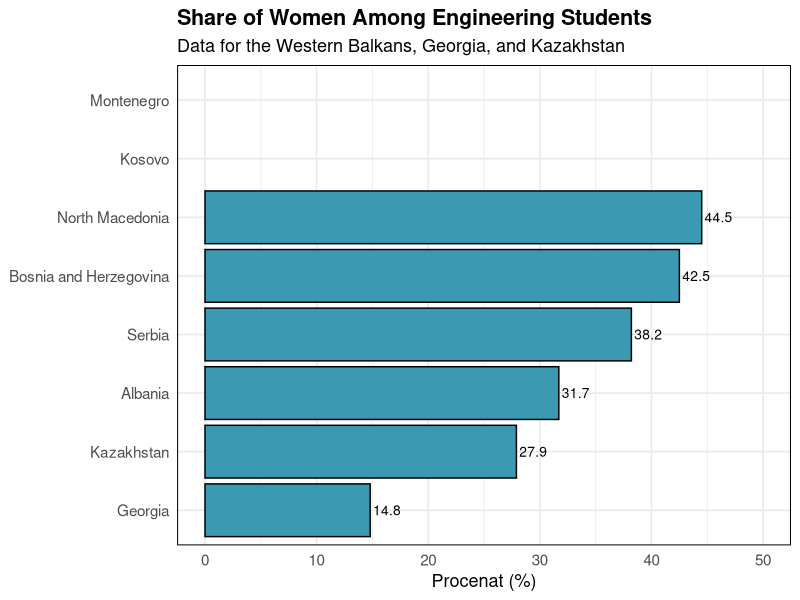
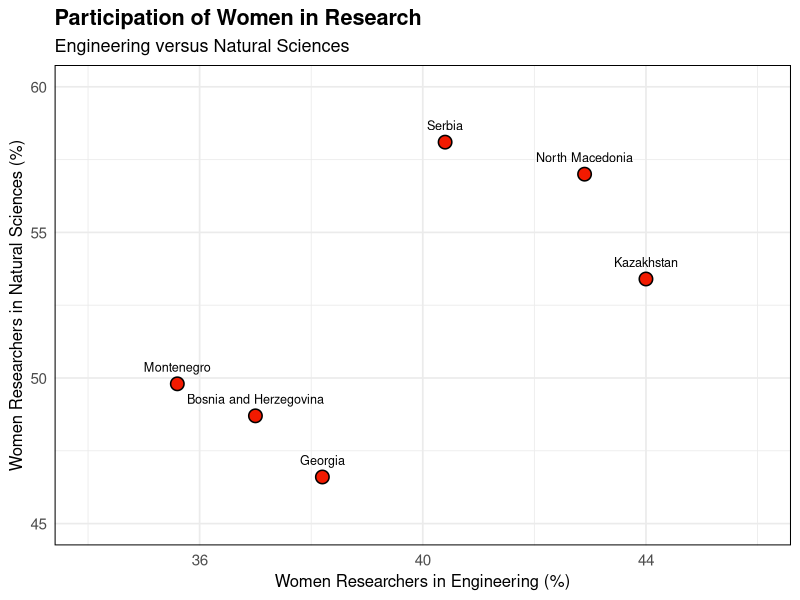

Write the R code that produced these figures, in order.
## ---- chunk 1
knitr::opts_chunk$set(
  echo = TRUE,
  warning = FALSE,
  message = FALSE
)

library(tidyverse)
library(readr)
library(knitr)
## ---- chunk 2
data <- read_csv("data/women_in_stem_westbalkan_ge_kz.csv")
kable(data, caption = "The share of women in STEM education and research")
## ---- chunk 3
ggplot(data, aes(x = reorder(Country, `Engineering_Students_Women(%)`),
                 y = `Engineering_Students_Women(%)`)) +
  geom_col(fill = "#3B9AB2", color = "black") +
  coord_flip() +
  geom_text(aes(label = round(`Engineering_Students_Women(%)`, 1)), hjust = -0.1, size = 3.5) +
  labs(
    title = "Share of Women Among Engineering Students",
    subtitle = "Data for the Western Balkans, Georgia, and Kazakhstan",
    x = NULL,
    y = "Procenat (%)"
  ) +
  theme_minimal(base_size = 13)  +
  theme(panel.border = element_rect(color = "black", fill = NA, linewidth = 0.7)) +
  theme(plot.title = element_text(face = "bold"),
        axis.text.x = element_text(size = 11),
        axis.text.y = element_text(size = 11)) +
  ylim(0, 50)
## ---- chunk 4
ggplot(data, aes(x = `Engineering_Researchers_Women(%)`,
                 y = `Natural_Sci_Researchers_Women(%)`, label = Country)) +
  geom_point(shape = 21, fill = "#F21A00", color = "black", size = 4, stroke = 0.8)+
  geom_text(vjust = -1.2, size = 3.2) +
  labs(
  title = "Participation of Women in Research",
  subtitle = "Engineering versus Natural Sciences",
  x = "Women Researchers in Engineering (%)",
  y = "Women Researchers in Natural Sciences (%)"
  ) +
  theme_minimal(base_size = 13) +
  xlim(34, 46) +
  ylim(45, 60) +
  theme(
    plot.title = element_text(face = "bold"),
        axis.text = element_text(size = 11),
        axis.title = element_text(size = 12),
    panel.border = element_rect(color = "black", fill = NA, linewidth = 0.7))
